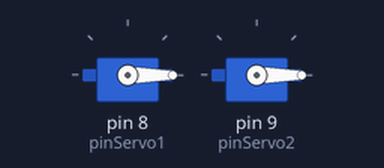
The sketch below on a simulated Arduino Uno, built with avr-gcc and run on an emulated ATmega328P. Shown: 2 × servo.

Above: at 0.05 s.
At 1.5 s:
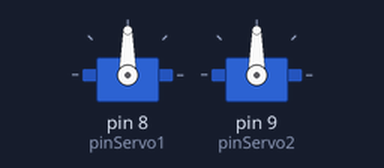
At 3.0 s:
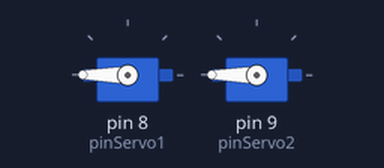
Timing chart, 0 to 6.9 s (numbered marks = the images above):
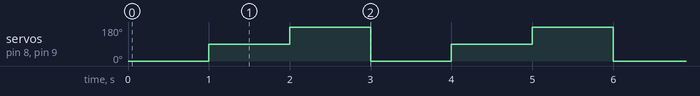

The sketch:

sketch_nov02a.ino
```cpp
#include <Servo.h>


#define pinServo1 8
#define pinServo2 9

Servo servo1;
Servo servo2;

void setup() {

   servo1.attach(pinServo1);
   servo2.attach(pinServo2);
   Serial.begin(9600);
}

void loop() {
  for (int i=1; i<10; i++){
    servo1.write(0);
    servo2.write(0);
    delay(1000);
    servo1.write(90);
    servo2.write(90);
    delay(1000);
    servo1.write(180);
    servo2.write(180);
    delay(1000);
    i = i - 1;
  }
  delay(100);

}
```

Measured:
- by itself, servo on pin 8 (pinServo1), servo on pin 9 (pinServo2): repeats every 3.0 s: 180° 1.0 s, 0° 1.0 s, 90° 1.0 s
